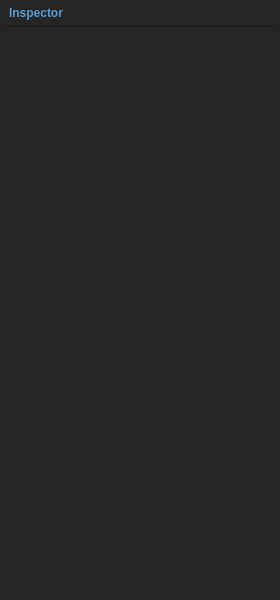
<?xml version="1.0" encoding="UTF-8"?>
<ui version="4.0">
 <class>InspectorPanel</class>
 <widget class="QWidget" name="InspectorPanel">
  <property name="geometry">
   <rect>
    <x>0</x>
    <y>0</y>
    <width>280</width>
    <height>600</height>
   </rect>
  </property>
  <property name="windowTitle">
   <string>Inspector</string>
  </property>
  <property name="styleSheet">
   <string notr="true">QWidget { background:#252526; color:#d4d4d4; }
QLabel#sectionLabel { color:#4ec9b0; font-weight:bold; font-size:8pt; }
QLineEdit, QDoubleSpinBox, QComboBox {
    background:#3c3c3c; border:1px solid #555; border-radius:3px;
    color:#d4d4d4; padding:2px 4px; font-size:8pt;
}
QLineEdit:focus, QDoubleSpinBox:focus, QComboBox:focus { border-color:#007acc; }
QPushButton {
    background:#0e639c; color:#fff; border:none; border-radius:3px;
    padding:4px 10px; font-size:8pt;
}
QPushButton:hover { background:#1177bb; }
QPushButton#editBtn {
    background:#3a3a3a; border:1px solid #555; color:#d4d4d4;
    padding:3px 6px;
}
QPushButton#editBtn:hover { background:#4a4a4a; }
QScrollArea { border:none; }</string>
  </property>
  <layout class="QVBoxLayout" name="mainLayout">
   <property name="spacing">
    <number>4</number>
   </property>
   <property name="leftMargin">
    <number>4</number>
   </property>
   <property name="topMargin">
    <number>4</number>
   </property>
   <property name="rightMargin">
    <number>4</number>
   </property>
   <property name="bottomMargin">
    <number>4</number>
   </property>
   <item>
    <widget class="QLabel" name="titleLabel">
     <property name="text">
      <string>Inspector</string>
     </property>
     <property name="alignment">
      <set>Qt::AlignLeft|Qt::AlignVCenter</set>
     </property>
     <property name="styleSheet">
      <string notr="true">color:#569cd6; font-weight:bold; font-size:9pt; padding:2px;</string>
     </property>
    </widget>
   </item>
   <item>
    <widget class="QFrame" name="separator">
     <property name="frameShape">
      <enum>QFrame::HLine</enum>
     </property>
     <property name="frameShadow">
      <enum>QFrame::Sunken</enum>
     </property>
     <property name="styleSheet">
      <string notr="true">color:#3c3c3c;</string>
     </property>
    </widget>
   </item>
   <item>
    <widget class="QScrollArea" name="scrollArea">
     <property name="widgetResizable">
      <bool>true</bool>
     </property>
     <property name="horizontalScrollBarPolicy">
      <enum>Qt::ScrollBarAlwaysOff</enum>
     </property>
     <widget class="QWidget" name="scrollContent">
      <layout class="QVBoxLayout" name="contentLayout">
       <property name="spacing">
        <number>4</number>
       </property>
       <item>
        <!-- Dynamic content injected by InspectorPanel._populate() -->
        <spacer name="verticalSpacer">
         <property name="orientation">
          <enum>Qt::Vertical</enum>
         </property>
         <property name="sizeHint" stdset="0">
          <size>
           <width>20</width>
           <height>40</height>
          </size>
         </property>
        </spacer>
       </item>
      </layout>
     </widget>
    </widget>
   </item>
  </layout>
 </widget>
 <resources/>
 <connections/>
</ui>
